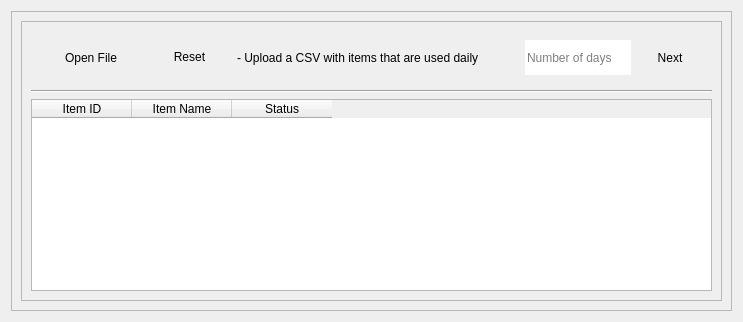
                     <widget class="QWidget" name="time_simulation">
                      <layout class="QGridLayout" name="gridLayout">
                       <item row="0" column="0">
                        <widget class="QFrame" name="frame_3">
                         <property name="styleSheet">
                          <string notr="true"/>
                         </property>
                         <property name="frameShape">
                          <enum>QFrame::Shape::StyledPanel</enum>
                         </property>
                         <property name="frameShadow">
                          <enum>QFrame::Shadow::Raised</enum>
                         </property>
                         <layout class="QVBoxLayout" name="verticalLayout_16">
                          <item>
                           <widget class="QFrame" name="frame_7">
                            <property name="frameShape">
                             <enum>QFrame::Shape::StyledPanel</enum>
                            </property>
                            <property name="frameShadow">
                             <enum>QFrame::Shadow::Raised</enum>
                            </property>
                            <layout class="QGridLayout" name="gridLayout_2">
                             <item row="3" column="0">
                              <widget class="QTableWidget" name="Table_SimResults">
                               <column>
                                <property name="text">
                                 <string>Item ID</string>
                                </property>
                               </column>
                               <column>
                                <property name="text">
                                 <string>Item Name</string>
                                </property>
                               </column>
                               <column>
                                <property name="text">
                                 <string>Status</string>
                                </property>
                               </column>
                              </widget>
                             </item>
                             <item row="1" column="0">
                              <widget class="QFrame" name="open_file_frame">
                               <property name="styleSheet">
                                <string notr="true">border:None</string>
                               </property>
                               <property name="frameShape">
                                <enum>QFrame::Shape::StyledPanel</enum>
                               </property>
                               <property name="frameShadow">
                                <enum>QFrame::Shadow::Raised</enum>
                               </property>
                               <layout class="QHBoxLayout" name="horizontalLayout_8">
                                <item alignment="Qt::AlignmentFlag::AlignLeft">
                                 <widget class="QPushButton" name="file_dropper_timesim">
                                  <property name="minimumSize">
                                   <size>
                                    <width>75</width>
                                    <height>35</height>
                                   </size>
                                  </property>
                                  <property name="styleSheet">
                                   <string notr="true">padding: 8px 25px;
font: bold 9pt &quot;Segoe UI&quot;;</string>
                                  </property>
                                  <property name="text">
                                   <string>Open File</string>
                                  </property>
                                  <property name="icon">
                                   <iconset resource="resources.qrc">
                                    <normaloff>:/icons/images/icons/cil-folder-open.png</normaloff>:/icons/images/icons/cil-folder-open.png</iconset>
                                  </property>
                                 </widget>
                                </item>
                                <item>
                                 <widget class="QPushButton" name="btn_timesim_reset">
                                  <property name="styleSheet">
                                   <string notr="true">padding: 8px 25px;
font: bold 9pt &quot;Segoe UI&quot;;</string>
                                  </property>
                                  <property name="text">
                                   <string>Reset</string>
                                  </property>
                                  <property name="icon">
                                   <iconset resource="resources.qrc">
                                    <normaloff>:/icons/images/icons/cil-reload.png</normaloff>:/icons/images/icons/cil-reload.png</iconset>
                                  </property>
                                 </widget>
                                </item>
                                <item>
                                 <widget class="QLabel" name="path_display">
                                  <property name="text">
                                   <string>- Upload a CSV with items that are used daily</string>
                                  </property>
                                 </widget>
                                </item>
                                <item>
                                 <spacer name="horizontalSpacer">
                                  <property name="orientation">
                                   <enum>Qt::Orientation::Horizontal</enum>
                                  </property>
                                  <property name="sizeHint" stdset="0">
                                   <size>
                                    <width>40</width>
                                    <height>20</height>
                                   </size>
                                  </property>
                                 </spacer>
                                </item>
                                <item alignment="Qt::AlignmentFlag::AlignLeft">
                                 <widget class="QLineEdit" name="le_days">
                                  <property name="minimumSize">
                                   <size>
                                    <width>0</width>
                                    <height>35</height>
                                   </size>
                                  </property>
                                  <property name="placeholderText">
                                   <string>Number of days</string>
                                  </property>
                                 </widget>
                                </item>
                                <item>
                                 <widget class="QPushButton" name="btn_next">
                                  <property name="minimumSize">
                                   <size>
                                    <width>0</width>
                                    <height>35</height>
                                   </size>
                                  </property>
                                  <property name="styleSheet">
                                   <string notr="true">padding: 6px 20px;
font: bold 9pt &quot;Segoe UI&quot;;</string>
                                  </property>
                                  <property name="text">
                                   <string>Next</string>
                                  </property>
                                 </widget>
                                </item>
                               </layout>
                              </widget>
                             </item>
                             <item row="2" column="0">
                              <widget class="Line" name="line">
                               <property name="styleSheet">
                                <string notr="true">border-color: rgb(0, 0, 0);</string>
                               </property>
                               <property name="orientation">
                                <enum>Qt::Orientation::Horizontal</enum>
                               </property>
                              </widget>
                             </item>
                            </layout>
                           </widget>
                          </item>
                         </layout>
                        </widget>
                       </item>
                      </layout>
                     </widget>
